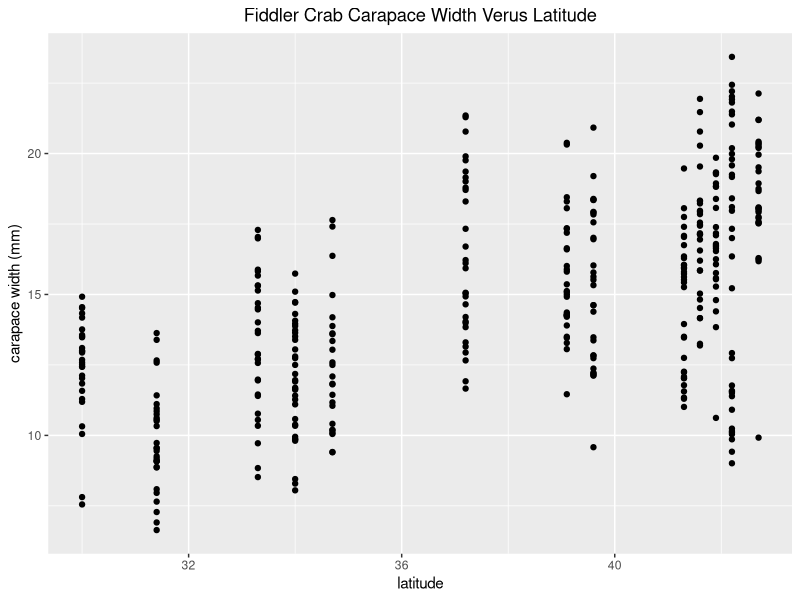
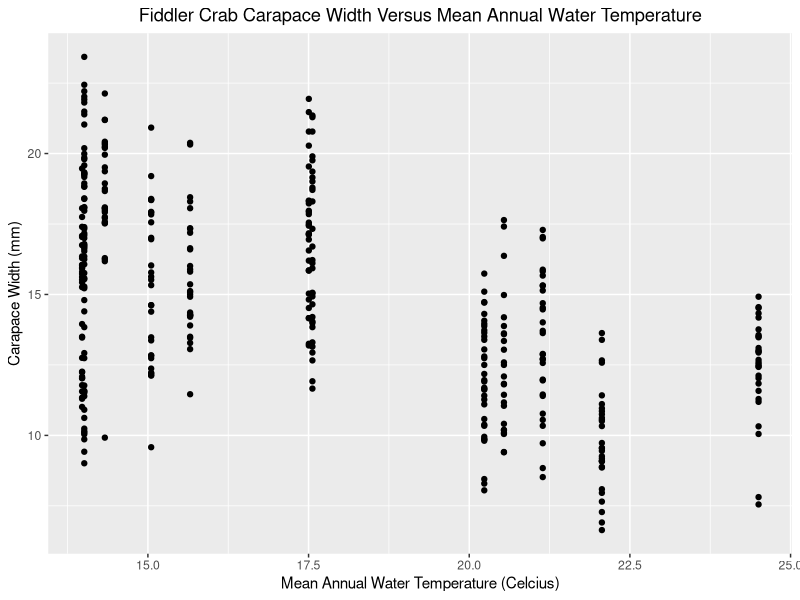

Write the R code that produced these figures, in order.
## ---- chunk 1
knitr::opts_chunk$set(echo = FALSE, message = FALSE)
library(tidyverse)
library(here)
library(kableExtra)

## ---- chunk 2
crabs <- read_csv(here("data", "HTL-MAR-FiddlerCrabBodySize.csv"))
## ---- chunk 3
ggplot(data = crabs, aes(x = Latitude, y = carapace_width)) +
  geom_point()+
  labs(
    x = "latitude",
    y = "carapace width (mm)",
    title = "Fiddler Crab Carapace Width Verus Latitude"
  ) +
  theme(plot.title = element_text(hjust = 0.5))
## ---- chunk 4
crabs_1 <- crabs %>% 
  group_by(Site) %>% 
  summarise(
    mean_carapace = round(mean(carapace_width), 2),
    sd_carapace = round(sd(carapace_width), 2),
    sample_size = n()
  )


crabs_1 %>% 
  kable(col.names = c("Site", "Mean Carapace", "Standard Deviation Carapace", 
                      "Sample Size")) %>% 
  kable_paper(full_width = FALSE)
## ---- chunk 5
ggplot(data = crabs, aes(x = MATW, y = carapace_width)) +
  geom_point() +
  labs(
    x = "Mean Annual Water Temperature (Celcius)",
    y = "Carapace Width (mm)",
    title = "Fiddler Crab Carapace Width Versus Mean Annual Water Temperature"
  ) +
  theme(plot.title = element_text(hjust = 0.5))
